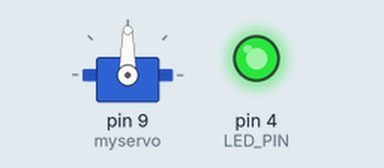
This program was run on a simulated Arduino Uno, built with avr-gcc and run on an emulated ATmega328P. Shown: servo, output pins drawn as LEDs (lit = HIGH).

Above: at 0.05 s.
At 1.85 s:
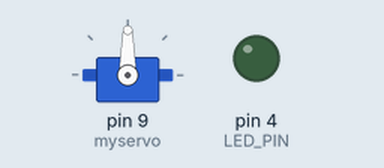
At 3.7 s:
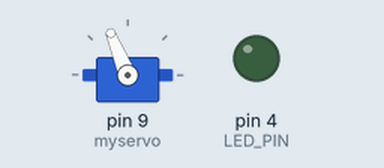
At 7.4 s:
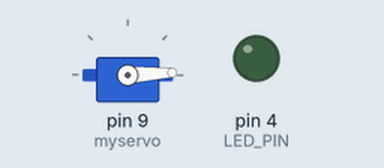
Timing chart, 0 to 9.7 s (numbered marks = the images above):
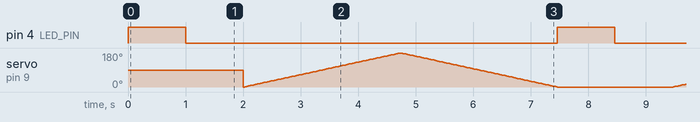

The program:

main.cpp
```cpp
#include <Arduino.h>


#define LED_PIN 4


#include <Servo.h> //Biblioteca que facilita o controle de servos


Servo myservo;  // Cria um objeto servo (myservo) para comandar o servo
                //...até 12 são possíveis na maioria das placas.

int pos = 0;    //Valor referente à posição do servo (0..180)


void setup()
{
  // initialize the digital pin as an output.
  pinMode(LED_PIN, OUTPUT);
  myservo.attach(9);  // attaches the servo on pin 9 to the servo object
}

void loop() {
  /** Controla o LED **/
  digitalWrite(LED_PIN, HIGH);   // Energiza o LED
  delay(1000);               // Espera 1s
  digitalWrite(LED_PIN, LOW);    // Desenergiza o LED
  delay(1000);               // Espera 1s

  /** Avança a posição do servo **/
  for(pos = 0; pos <= 180; pos += 1) // Repete para angulos de 0 a 180...
  {                                  // ...em passos de 1 grau, atualizando 'pos'
    myservo.write(pos);              // Comanda o servo conforme valor de 'pos'
    delay(15);                       // Espera 15ms para o servo alcançar a posição.
  }                                  // 2.715ms

  /** Retrocede a posição do servo **/
  for(pos = 180; pos>=0; pos-=1)     // Retorna a posição do servo de 180 para 0 ...
  {                                  // ...em passos de 1 grau, atualizando 'pos'
    myservo.write(pos);              // Comanda o servo conforme valor de 'pos'
    delay(15);                       // Espera 15ms para o servo alcançar a posição.
  }                                  // 2.715ms

} 
```

Measured:
- by itself, pin 4 (LED_PIN): alternates HIGH for 1.0 s and LOW for 6.5 s
